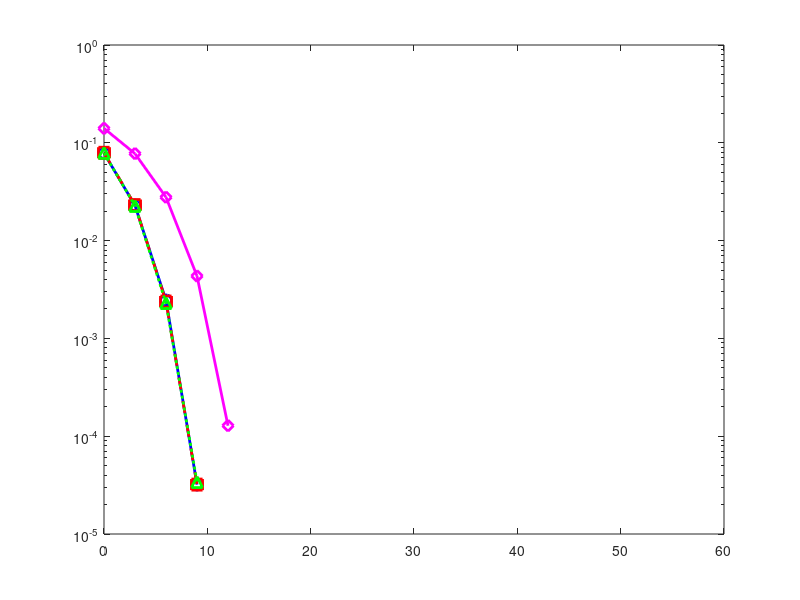

Write MATLAB code to recreate this figure. (Note: this script raises an error after producing the figure.)
%% Part III: Compare the Performance of Rectangular BPSK, QPSK, and 4QAM
clc; clear; close all;

%%  Simulation Parameters
N_bits      = 1e6;                   % Number of bits per SNR value
SNR_dB      = 0 : 3 : 60;            % Average Eb/N0 range in dB (3 dB steps)
SNR_linear  = 10 .^ (SNR_dB / 10);   % Convert SNR to linear scale

% Pre-allocate BER vectors
BER_BPSK = zeros(1, length(SNR_dB));
BER_QPSK = zeros(1, length(SNR_dB));
BER_4QAM = zeros(1, length(SNR_dB));
BER_4ASK = zeros(1, length(SNR_dB));   

%% =========================================================================
%  SECTION 1: BPSK
% =========================================================================
fprintf('Simulating BPSK...\n');
bits_bpsk = randi([0 1], 1, N_bits);
tx_bpsk = 2 * bits_bpsk - 1;       
P_bpsk = mean(abs(tx_bpsk).^2);    % Eb = 1

for k = 1 : length(SNR_dB)
    Eb = P_bpsk; 
    N0 = Eb / SNR_linear(k);
    noise = sqrt(N0 / 2) * randn(1, N_bits);   % N0/2 variance
    
    rx_bpsk = tx_bpsk + noise;
    detected_bpsk = (rx_bpsk >= 0);   
    num_errors    = sum(detected_bpsk ~= bits_bpsk);
    BER_BPSK(k)   = num_errors / N_bits;
end

%% =========================================================================
%  SECTION 2: QPSK (Rectangular / Gray-coded)
% =========================================================================
fprintf('Simulating QPSK...\n');
bits_qpsk = randi([0 1], 1, N_bits);
num_sym_qpsk = N_bits / 2;
b_mat   = reshape(bits_qpsk, 2, num_sym_qpsk);   

I_tx = 2 * b_mat(1, :) - 1;    
Q_tx = 2 * b_mat(2, :) - 1;    
P_qpsk = mean(I_tx.^2 + Q_tx.^2); % Es = 2

for k = 1 : length(SNR_dB)
    Eb = P_qpsk / 2; % Eb = 1
    N0 = Eb / SNR_linear(k);
    
    % Divided by 2 for baseband per-dimension noise variance
    noise_I = sqrt(N0 / 2) * randn(1, num_sym_qpsk);
    noise_Q = sqrt(N0 / 2) * randn(1, num_sym_qpsk);
    
    rx_I = I_tx + noise_I;
    rx_Q = Q_tx + noise_Q;
    
    det_b1 = (rx_I >= 0);   
    det_b2 = (rx_Q >= 0);   
    det_bits_qpsk = reshape([det_b1; det_b2], 1, N_bits);
    
    num_errors  = sum(det_bits_qpsk ~= bits_qpsk);
    BER_QPSK(k) = num_errors / N_bits;
end

%% =========================================================================
%  SECTION 3: 4QAM (Square QAM, equivalent to QPSK for M=4)
% =========================================================================
fprintf('Simulating 4QAM...\n');
bits_4qam = randi([0 1], 1, N_bits);
num_sym_4qam = N_bits / 2;
b_mat_qam    = reshape(bits_4qam, 2, num_sym_4qam);

I_tx_qam = 2 * b_mat_qam(1, :) - 1;
Q_tx_qam = 2 * b_mat_qam(2, :) - 1;
P_4qam = mean(I_tx_qam.^2 + Q_tx_qam.^2);   % Es = 2

for k = 1 : length(SNR_dB)
    Eb = P_4qam / 2; % Eb = 1
    N0 = Eb / SNR_linear(k);
    
    % Divided by 2 for baseband per-dimension noise variance
    noise_I_qam = sqrt(N0 / 2) * randn(1, num_sym_4qam);
    noise_Q_qam = sqrt(N0 / 2) * randn(1, num_sym_4qam);
    
    rx_I_qam = I_tx_qam + noise_I_qam;
    rx_Q_qam = Q_tx_qam + noise_Q_qam;
    
    det_b1_qam = (rx_I_qam >= 0);
    det_b2_qam = (rx_Q_qam >= 0);
    det_bits_4qam = reshape([det_b1_qam; det_b2_qam], 1, N_bits);
    
    num_errors   = sum(det_bits_4qam ~= bits_4qam);
    BER_4QAM(k)  = num_errors / N_bits;
end

%% =========================================================================
%  SECTION 4: 4-ASK
% =========================================================================
fprintf('Simulating 4-ASK...\n');
bits_4ask = randi([0 1], 1, N_bits);
num_sym_4ask = N_bits / 2;
b_mat_ask    = reshape(bits_4ask, 2, num_sym_4ask);

gray_idx  = b_mat_ask(1, :) * 2 + b_mat_ask(2, :);   
nat_idx   = bitxor(gray_idx, bitshift(gray_idx, -1));  
tx_4ask   = 2 * nat_idx - 3;                           

P_4ask = mean(tx_4ask .^ 2); % Es = 5

for k = 1 : length(SNR_dB)
    Eb_4ask = P_4ask / 2; % Eb = 2.5
    N0 = Eb_4ask / SNR_linear(k);
    
    % Divided by 2 for baseband per-dimension noise variance
    noise_ask  = sqrt(N0 / 2) * randn(1, num_sym_4ask);
    
    rx_4ask = tx_4ask + noise_ask;
    
    levels    = [-3, -1, 1, 3];
    [~, idx]  = min(abs(rx_4ask' - levels), [], 2);  
    det_nat   = idx - 1;                              
    gray_det  = bitxor(det_nat', bitshift(det_nat', -1));
    det_b1    = floor(gray_det / 2);
    det_b2    = mod(gray_det, 2);
    det_bits_4ask = reshape([det_b1; det_b2], 1, N_bits);
    
    num_errors   = sum(det_bits_4ask ~= bits_4ask);
    BER_4ASK(k)  = num_errors / N_bits;
end

%% =========================================================================
%  PLOT: BER vs Eb/N0
% =========================================================================
fprintf('Plotting results...\n');
figure('Name', 'Part III: BER Comparison', 'NumberTitle', 'off', 'Position', [100 100 900 600]);

semilogy(SNR_dB, BER_BPSK, 'b-o',  'LineWidth', 2, 'MarkerSize', 8, 'DisplayName', 'BPSK');   hold on;
% Used dashed lines for QPSK and 4QAM so you can see them perfectly overlapping BPSK
semilogy(SNR_dB, BER_QPSK, 'r--s',  'LineWidth', 2, 'MarkerSize', 8, 'DisplayName', 'QPSK');
semilogy(SNR_dB, BER_4QAM, 'g:^',  'LineWidth', 2, 'MarkerSize', 8, 'DisplayName', '4QAM');
semilogy(SNR_dB, BER_4ASK, 'm-d',  'LineWidth', 2, 'MarkerSize', 8, 'DisplayName', '4ASK (Part II)');

yline(1e-5, 'k--', '10^{-5} floor', 'LabelHorizontalAlignment', 'left', 'LineWidth', 1);
grid on;
xlabel('Average E_b / N_0 (dB)', 'FontSize', 13, 'FontWeight', 'bold');
ylabel('Bit Error Rate (BER)',  'FontSize', 13, 'FontWeight', 'bold');
title('Part III: BER Performance of BPSK, QPSK, 4QAM, and 4ASK', 'FontSize', 14, 'FontWeight', 'bold');
legend('Location', 'southwest', 'FontSize', 11);
xlim([0 20]); 
ylim([1e-6 1]);
